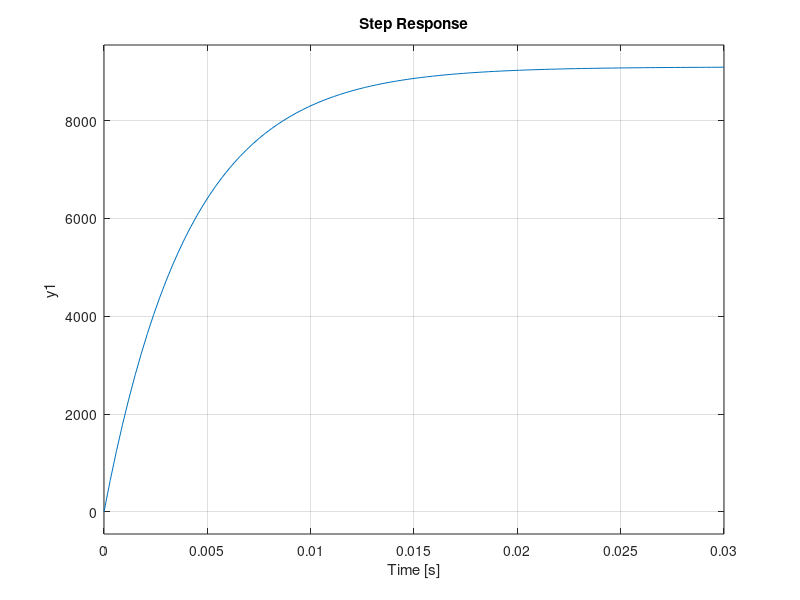

This chart was generated by the following MATLAB code:
Ra = 0.51;
K = 7.55*10^-4;
J = 2.14*10^-7;
b = 7.03*10^-8;

sys = tf(K , [J*Ra Ra*b+K^2]);

step(12*sys)

%Med belastning
%b = 5.47*10^-7;

%%


Ra = 69.03;
K = 4.47*10^-4;
J = 4.38*10^-11;
b = 7.78*10^-9;


sys = tf(K , [J*Ra Ra*b+K^2]);

step(15*sys)

